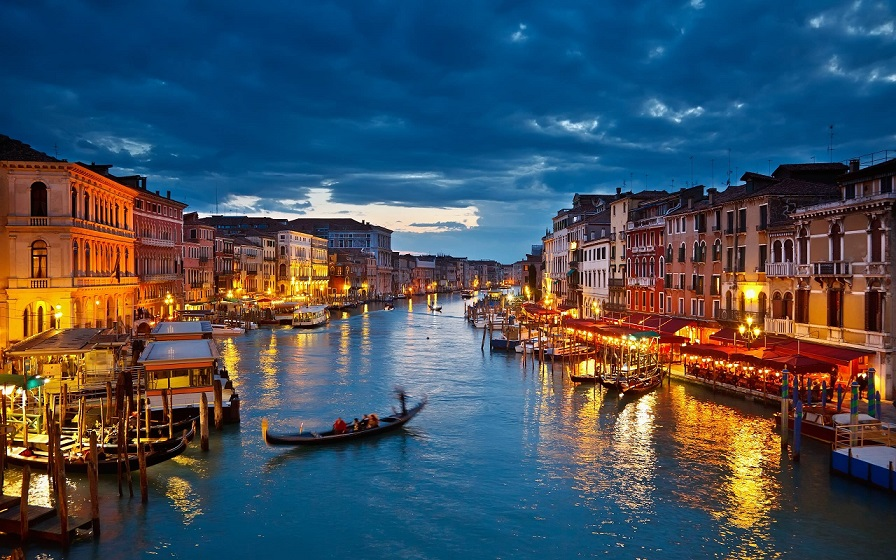
#> input picture Venice.jpg, 896 x 560 px
$ python Image_TK.py
#> lines starting #> are read from the running program, lines starting #| are printed output that depends on the picture
import cv2
from tkinter import *
import PIL.Image , PIL.ImageTk
import cv2

root = Tk()
root.title("CV and Tkinter")
root.geometry('900x700')
cv_img = cv2.cvtColor(cv2.imread("Venice.jpg") , cv2.COLOR_BGR2RGB)

blur = cv2.bilateralFilter(cv_img,8,75,75)


#cv_img = cv2.cvtColor(root , cv2.COLOR_BGR2RGB)


height , width , channel = cv_img.shape
#> height = 560; width = 896; channel = 3

canvas = Canvas(root , width = width , height = height)

canvas.place(x = 10 , y = 10)


image_gray = cv2.cvtColor(cv_img , cv2.COLOR_RGB2GRAY)
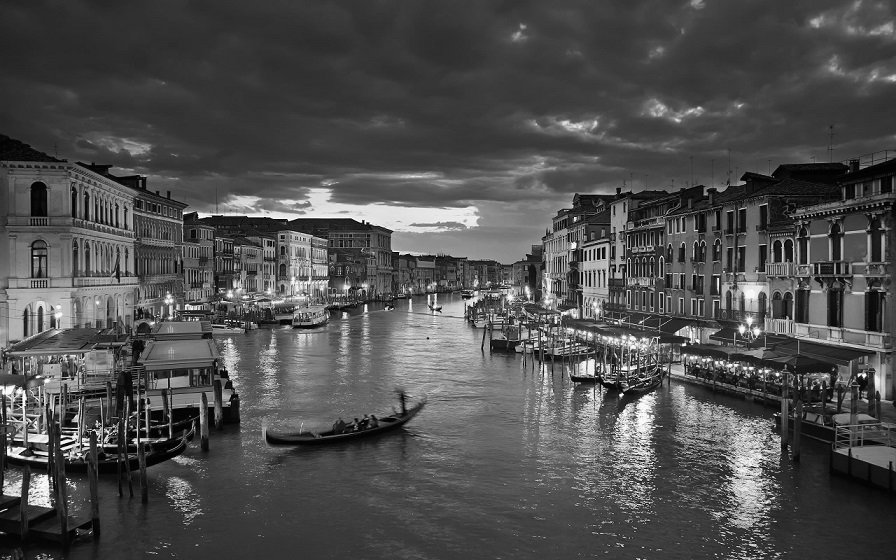
#> image_gray: shape (560, 896); min 0, max 255, mean 78.4
#> (the run stopped early here; a loop or call above may not have finished)
